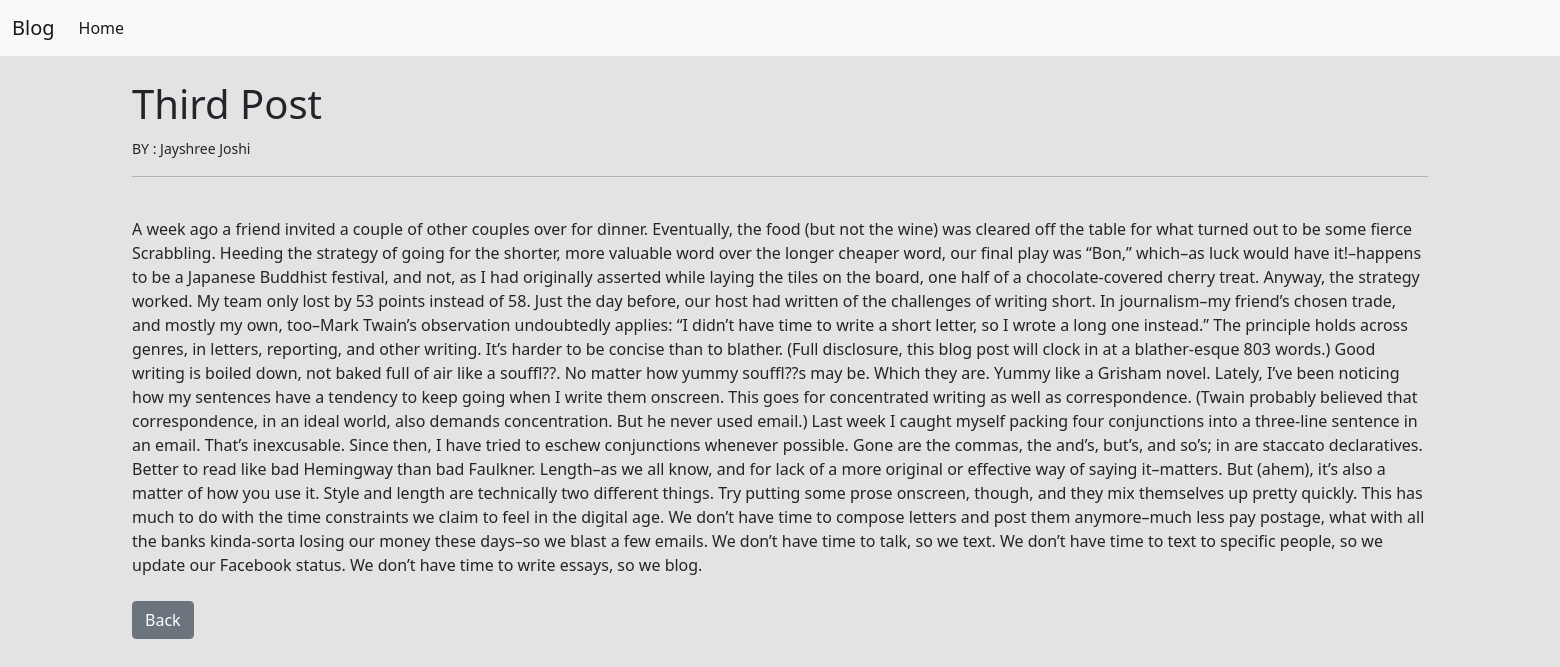
Page /article/3 on the committed database.
### blogapp/models.py (models this page shows, shortened)
class Post(models.Model):
    title = models.CharField(max_length=255)
    author = models.ForeignKey(User, on_delete=models.CASCADE)
    text = models.TextField()

### blogapp/views.py (the view)
# urls.py: path('article/<int:pk>', ArticleDetailView.as_view(), name='article-detail'),
class ArticleDetailView(DetailView):
    model = Post
    template_name = 'article_details.html'

### blogapp/templates/article_details.html (shortened to what this page needs)
{% extends 'base.html' %}
{% block content %}
<h1>{{ post.title }}</h1>
<small> BY : {{ post.author.first_name}}   {{ post.author.last_name}}
</small>
<br />
<hr>
<br />
{{ post.text }}
<br/>
<br/>
<a href="{% url 'home' %}" class="btn btn-secondary"> Back </a>
{% endblock %}

### blogapp/templates/base.html (style rules this page uses)
body { background-color: rgb(228, 227, 227) !important; }

### rows in the picture
Post: title "Third Post", author.first_name "Jayshree", author.last_name "Joshi", text "A week ago a friend invited a couple of other couples over for dinner. Eventually, the food (but not the wine) was cleared off the table for what turned out to be some fierce Scrabbling. Heeding the strategy of going for the shorter, more valuable word over the longer cheaper word, our final play was “Bon,” which–as luck would have it!–happens to be a Japanese Buddhist festival, and not, as I had originally asserted while laying the tiles on the board, one half of a chocolate-covered cherry treat. Anyway, the strategy worked. My team only lost by 53 points instead of 58. Just the day before, our host had written of the challenges of writing short. In journalism–my friend’s chosen trade, and…"
